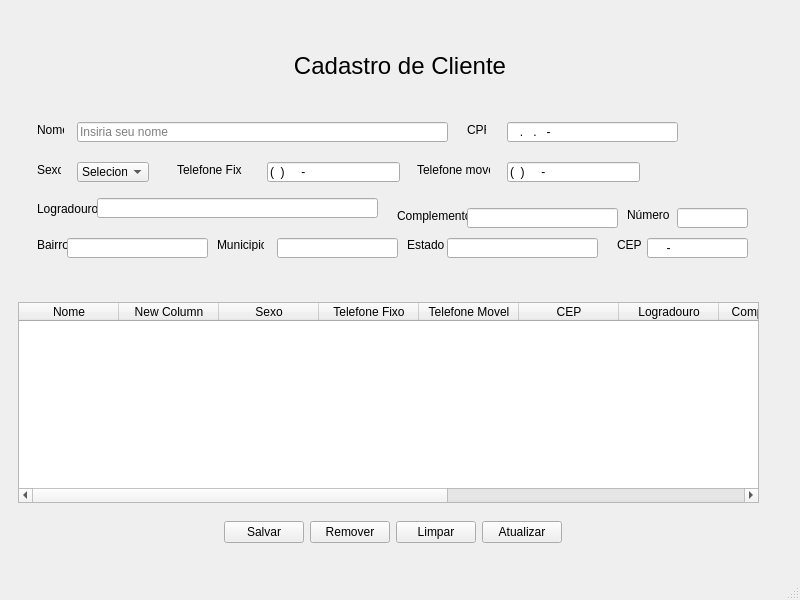
<?xml version="1.0" encoding="UTF-8"?>
<ui version="4.0">
 <class>MainWindow</class>
 <widget class="QMainWindow" name="MainWindow">
  <property name="geometry">
   <rect>
    <x>0</x>
    <y>0</y>
    <width>800</width>
    <height>600</height>
   </rect>
  </property>
  <property name="windowTitle">
   <string>MainWindow</string>
  </property>
  <widget class="QWidget" name="centralwidget">
   <layout class="QVBoxLayout" name="verticalLayout">
    <item>
     <widget class="QWidget" name="widget_2" native="true">
      <layout class="QVBoxLayout" name="verticalLayout_2">
       <item>
        <widget class="QWidget" name="widget_6" native="true">
         <layout class="QVBoxLayout" name="verticalLayout_3">
          <item>
           <widget class="QWidget" name="widget_5" native="true">
            <layout class="QVBoxLayout" name="verticalLayout_4">
             <item>
              <widget class="QLabel" name="label">
               <property name="text">
                <string>&lt;html&gt;&lt;head/&gt;&lt;body&gt;&lt;p align=&quot;center&quot;&gt;&lt;span style=&quot; font-size:18pt;&quot;&gt;Cadastro de Cliente&lt;/span&gt;&lt;/p&gt;&lt;/body&gt;&lt;/html&gt;</string>
               </property>
              </widget>
             </item>
            </layout>
           </widget>
          </item>
          <item>
           <widget class="QWidget" name="widget_3" native="true">
            <widget class="QLabel" name="lbl_nome">
             <property name="geometry">
              <rect>
               <x>10</x>
               <y>10</y>
               <width>27</width>
               <height>16</height>
              </rect>
             </property>
             <property name="text">
              <string>Nome</string>
             </property>
            </widget>
            <widget class="QLabel" name="lbl_cpf">
             <property name="geometry">
              <rect>
               <x>440</x>
               <y>10</y>
               <width>19</width>
               <height>16</height>
              </rect>
             </property>
             <property name="text">
              <string>CPF</string>
             </property>
            </widget>
            <widget class="QLabel" name="lbl_sexo">
             <property name="geometry">
              <rect>
               <x>10</x>
               <y>50</y>
               <width>24</width>
               <height>16</height>
              </rect>
             </property>
             <property name="text">
              <string>Sexo</string>
             </property>
            </widget>
            <widget class="QLabel" name="lbl_telefone_Fixo">
             <property name="geometry">
              <rect>
               <x>150</x>
               <y>50</y>
               <width>65</width>
               <height>16</height>
              </rect>
             </property>
             <property name="text">
              <string>Telefone Fixo</string>
             </property>
            </widget>
            <widget class="QLabel" name="lbl_telefone_Fixo_2">
             <property name="geometry">
              <rect>
               <x>390</x>
               <y>50</y>
               <width>73</width>
               <height>16</height>
              </rect>
             </property>
             <property name="text">
              <string>Telefone movel</string>
             </property>
            </widget>
            <widget class="QComboBox" name="cb_sexo">
             <property name="geometry">
              <rect>
               <x>50</x>
               <y>50</y>
               <width>72</width>
               <height>20</height>
              </rect>
             </property>
             <item>
              <property name="text">
               <string>Selecione</string>
              </property>
             </item>
             <item>
              <property name="text">
               <string>Masculino</string>
              </property>
             </item>
             <item>
              <property name="text">
               <string>Feminino</string>
              </property>
             </item>
            </widget>
            <widget class="QLineEdit" name="txt_cpf">
             <property name="geometry">
              <rect>
               <x>480</x>
               <y>10</y>
               <width>171</width>
               <height>20</height>
              </rect>
             </property>
             <property name="inputMask">
              <string>999.999.999-99</string>
             </property>
            </widget>
            <widget class="QLineEdit" name="txt_nome">
             <property name="geometry">
              <rect>
               <x>50</x>
               <y>10</y>
               <width>371</width>
               <height>20</height>
              </rect>
             </property>
             <property name="placeholderText">
              <string>Insiria seu nome</string>
             </property>
            </widget>
            <widget class="QLineEdit" name="txt_telefone_movel">
             <property name="geometry">
              <rect>
               <x>480</x>
               <y>50</y>
               <width>133</width>
               <height>20</height>
              </rect>
             </property>
             <property name="inputMask">
              <string>(99)99999-9999</string>
             </property>
            </widget>
            <widget class="QLineEdit" name="txt_telefone_Fixo">
             <property name="geometry">
              <rect>
               <x>240</x>
               <y>50</y>
               <width>133</width>
               <height>20</height>
              </rect>
             </property>
             <property name="inputMask">
              <string>(99)99999-9999</string>
             </property>
            </widget>
           </widget>
          </item>
          <item>
           <widget class="QWidget" name="widget_4" native="true">
            <widget class="QLabel" name="lbl_cep">
             <property name="geometry">
              <rect>
               <x>590</x>
               <y>40</y>
               <width>47</width>
               <height>13</height>
              </rect>
             </property>
             <property name="text">
              <string>CEP</string>
             </property>
            </widget>
            <widget class="QLabel" name="lbl_logradouro">
             <property name="geometry">
              <rect>
               <x>10</x>
               <y>0</y>
               <width>61</width>
               <height>21</height>
              </rect>
             </property>
             <property name="text">
              <string>Logradouro</string>
             </property>
            </widget>
            <widget class="QLabel" name="lbl_numero">
             <property name="geometry">
              <rect>
               <x>600</x>
               <y>10</y>
               <width>47</width>
               <height>13</height>
              </rect>
             </property>
             <property name="text">
              <string>Número</string>
             </property>
            </widget>
            <widget class="QLabel" name="lbl_complemento">
             <property name="geometry">
              <rect>
               <x>370</x>
               <y>10</y>
               <width>71</width>
               <height>16</height>
              </rect>
             </property>
             <property name="text">
              <string>Complemento</string>
             </property>
            </widget>
            <widget class="QLabel" name="lbl_bairro">
             <property name="geometry">
              <rect>
               <x>10</x>
               <y>40</y>
               <width>47</width>
               <height>13</height>
              </rect>
             </property>
             <property name="text">
              <string>Bairro</string>
             </property>
            </widget>
            <widget class="QLabel" name="lbl_municipio">
             <property name="geometry">
              <rect>
               <x>190</x>
               <y>40</y>
               <width>47</width>
               <height>13</height>
              </rect>
             </property>
             <property name="text">
              <string>Municipio</string>
             </property>
            </widget>
            <widget class="QLabel" name="lbl_estado">
             <property name="geometry">
              <rect>
               <x>380</x>
               <y>40</y>
               <width>47</width>
               <height>13</height>
              </rect>
             </property>
             <property name="text">
              <string>Estado</string>
             </property>
            </widget>
            <widget class="QLineEdit" name="txt_logradouro">
             <property name="geometry">
              <rect>
               <x>70</x>
               <y>0</y>
               <width>281</width>
               <height>20</height>
              </rect>
             </property>
            </widget>
            <widget class="QLineEdit" name="txt_complemnto">
             <property name="geometry">
              <rect>
               <x>440</x>
               <y>10</y>
               <width>151</width>
               <height>20</height>
              </rect>
             </property>
            </widget>
            <widget class="QLineEdit" name="txt_numero">
             <property name="geometry">
              <rect>
               <x>650</x>
               <y>10</y>
               <width>71</width>
               <height>20</height>
              </rect>
             </property>
            </widget>
            <widget class="QLineEdit" name="txt_bairro">
             <property name="geometry">
              <rect>
               <x>40</x>
               <y>40</y>
               <width>141</width>
               <height>20</height>
              </rect>
             </property>
            </widget>
            <widget class="QLineEdit" name="txt_municipio">
             <property name="geometry">
              <rect>
               <x>250</x>
               <y>40</y>
               <width>121</width>
               <height>20</height>
              </rect>
             </property>
            </widget>
            <widget class="QLineEdit" name="txt_cep">
             <property name="geometry">
              <rect>
               <x>620</x>
               <y>40</y>
               <width>101</width>
               <height>20</height>
              </rect>
             </property>
             <property name="inputMask">
              <string>99999-999</string>
             </property>
            </widget>
            <widget class="QLineEdit" name="txt_estado">
             <property name="geometry">
              <rect>
               <x>420</x>
               <y>40</y>
               <width>151</width>
               <height>20</height>
              </rect>
             </property>
            </widget>
           </widget>
          </item>
         </layout>
        </widget>
       </item>
       <item>
        <widget class="QWidget" name="widget" native="true">
         <widget class="QTableWidget" name="tb_clientes">
          <property name="geometry">
           <rect>
            <x>0</x>
            <y>10</y>
            <width>741</width>
            <height>201</height>
           </rect>
          </property>
          <column>
           <property name="text">
            <string>Nome</string>
           </property>
          </column>
          <column>
           <property name="text">
            <string>New Column</string>
           </property>
          </column>
          <column>
           <property name="text">
            <string>Sexo</string>
           </property>
          </column>
          <column>
           <property name="text">
            <string>Telefone Fixo</string>
           </property>
          </column>
          <column>
           <property name="text">
            <string>Telefone Movel</string>
           </property>
          </column>
          <column>
           <property name="text">
            <string>CEP</string>
           </property>
          </column>
          <column>
           <property name="text">
            <string>Logradouro</string>
           </property>
          </column>
          <column>
           <property name="text">
            <string>Complemento</string>
           </property>
          </column>
          <column>
           <property name="text">
            <string>Numero</string>
           </property>
          </column>
          <column>
           <property name="text">
            <string>New Column</string>
           </property>
          </column>
          <column>
           <property name="text">
            <string>Municipio</string>
           </property>
          </column>
          <column>
           <property name="text">
            <string>New Column</string>
           </property>
          </column>
         </widget>
         <widget class="QWidget" name="widget_7" native="true">
          <property name="geometry">
           <rect>
            <x>4</x>
            <y>220</y>
            <width>741</width>
            <height>41</height>
           </rect>
          </property>
          <layout class="QHBoxLayout" name="horizontalLayout">
           <item>
            <spacer name="horizontalSpacer_3">
             <property name="orientation">
              <enum>Qt::Horizontal</enum>
             </property>
             <property name="sizeHint" stdset="0">
              <size>
               <width>40</width>
               <height>20</height>
              </size>
             </property>
            </spacer>
           </item>
           <item>
            <widget class="QPushButton" name="pushButton">
             <property name="text">
              <string>Salvar</string>
             </property>
            </widget>
           </item>
           <item>
            <widget class="QPushButton" name="pushButton_2">
             <property name="text">
              <string>Remover</string>
             </property>
            </widget>
           </item>
           <item>
            <widget class="QPushButton" name="pushButton_4">
             <property name="text">
              <string>Limpar</string>
             </property>
            </widget>
           </item>
           <item>
            <widget class="QPushButton" name="pushButton_3">
             <property name="text">
              <string>Atualizar</string>
             </property>
            </widget>
           </item>
           <item>
            <spacer name="horizontalSpacer_4">
             <property name="orientation">
              <enum>Qt::Horizontal</enum>
             </property>
             <property name="sizeHint" stdset="0">
              <size>
               <width>40</width>
               <height>20</height>
              </size>
             </property>
            </spacer>
           </item>
          </layout>
         </widget>
        </widget>
       </item>
      </layout>
     </widget>
    </item>
   </layout>
  </widget>
  <widget class="QMenuBar" name="menubar">
   <property name="geometry">
    <rect>
     <x>0</x>
     <y>0</y>
     <width>800</width>
     <height>21</height>
    </rect>
   </property>
  </widget>
  <widget class="QStatusBar" name="statusbar"/>
 </widget>
 <resources/>
 <connections/>
</ui>
